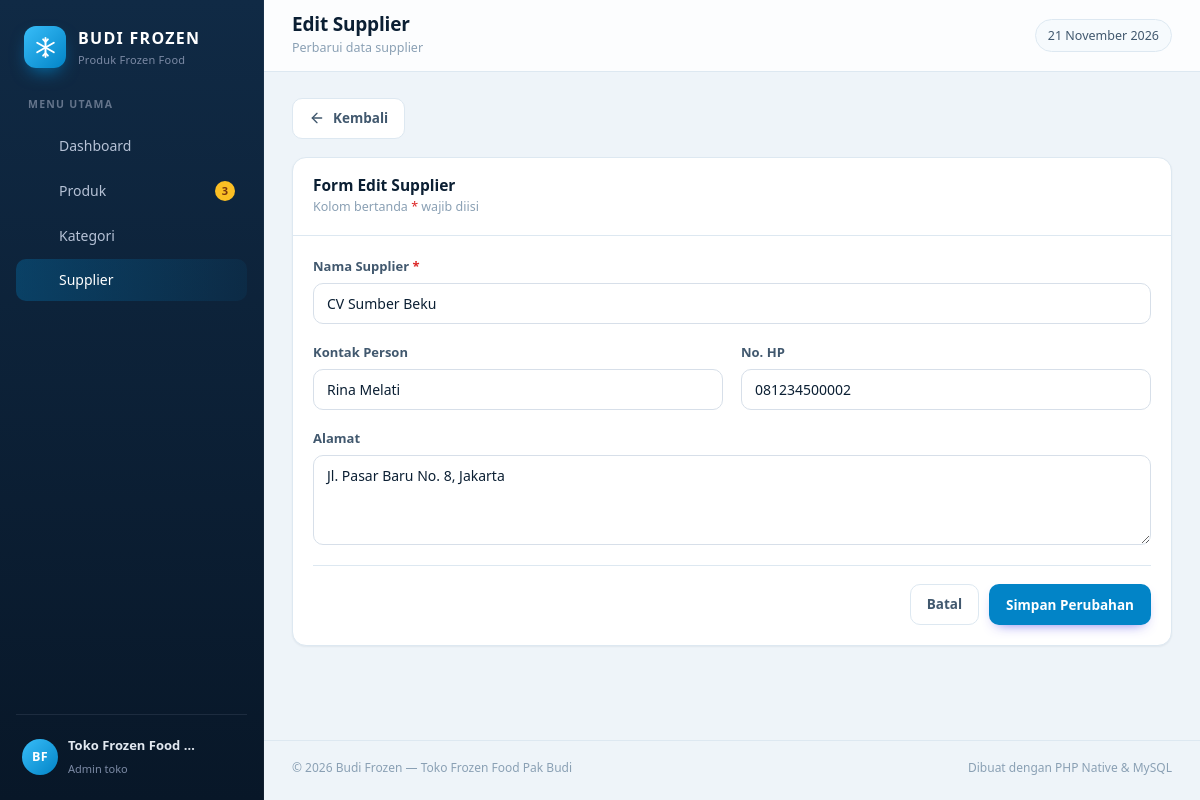
/supplier/form.php?id=2, run on the app's committed database.
### tables this page shows
CREATE TABLE supplier (
  id            INT UNSIGNED NOT NULL AUTO_INCREMENT,
  nama_supplier VARCHAR(100) NOT NULL,
  kontak_person VARCHAR(100) NULL,
  no_hp         VARCHAR(20) NULL,
  alamat        VARCHAR(255) NULL,
  dibuat        TIMESTAMP NOT NULL DEFAULT CURRENT_TIMESTAMP,
  PRIMARY KEY (id),
  UNIQUE KEY uq_supplier_nama (nama_supplier)
);

### includes/fungsi.php (called while the page is built, shortened)
<?php
function e(?string $text): string
{
    return htmlspecialchars((string) $text, ENT_QUOTES, 'UTF-8');
}
function url(string $path = ''): string
{
    return BASE_URL . '/' . ltrim($path, '/');
}

### supplier/form.php (the view, shortened to what this page needs)
<?php
require __DIR__ . '/../config/config.php';
$id     = (int) ($_GET['id'] ?? 0);
$isEdit = $id > 0;
$data = [
    'nama_supplier' => '',
    'kontak_person' => '',
    'no_hp'         => '',
    'alamat'        => '',
];
if ($isEdit) {
    $stmt = $pdo->prepare('SELECT * FROM supplier WHERE id = :id LIMIT 1');
    $stmt->execute(['id' => $id]);
    $supplier = $stmt->fetch();
    $data = $supplier;
}
$errors = [];
require __DIR__ . '/../includes/header.php';
?>
<div class="page-actions">
    <a class="btn btn-outline" href="<?= url('supplier/index.php') ?>">
        <svg viewBox="0 0 24 24" fill="none" stroke="currentColor" stroke-width="2" stroke-linecap="round" stroke-linejoin="round"><line x1="19" y1="12" x2="5" y2="12"/><polyline points="12 19 5 12 12 5"/></svg>
        Kembali
    </a>
</div>
<div class="card">
    <div class="card-head">
        <div>
            <h2><?= $isEdit ? 'Form Edit Supplier' : 'Form Supplier Baru' ?></h2>
            <p>Kolom bertanda <span style="color: var(--danger)">*</span> wajib diisi</p>
        </div>
    </div>
    <div class="card-body">
        <form method="post" action="<?= url('supplier/form.php' . ($isEdit ? '?id=' . $id : '')) ?>" novalidate>
            <div class="form-grid">
                <div class="form-group full">
                    <label class="form-label" for="nama_supplier">Nama Supplier <span class="req">*</span></label>
                    <input class="form-control <?= isset($errors['nama_supplier']) ? 'is-invalid' : '' ?>" type="text" id="nama_supplier" name="nama_supplier"
                           value="<?= e((string) $data['nama_supplier']) ?>" maxlength="100" placeholder="Contoh: PT Frozen Nusantara" required>
                </div>
                <div class="form-group">
                    <label class="form-label" for="kontak_person">Kontak Person</label>
                    <input class="form-control" type="text" id="kontak_person" name="kontak_person"
                           value="<?= e((string) $data['kontak_person']) ?>" maxlength="100" placeholder="Nama penanggung jawab">
                </div>
                <div class="form-group">
                    <label class="form-label" for="no_hp">No. HP</label>
                    <input class="form-control <?= isset($errors['no_hp']) ? 'is-invalid' : '' ?>" type="text" id="no_hp" name="no_hp"
                           value="<?= e((string) $data['no_hp']) ?>" maxlength="20" placeholder="Contoh: 081234567890">
                </div>
                <div class="form-group full">
                    <label class="form-label" for="alamat">Alamat</label>
                    <textarea class="form-control" id="alamat" name="alamat" maxlength="255"
                              placeholder="Alamat lengkap supplier"><?= e((string) $data['alamat']) ?></textarea>
                </div>
            </div>
            <div class="form-actions">
                <a class="btn btn-outline" href="<?= url('supplier/index.php') ?>">Batal</a>
                <button class="btn btn-primary" type="submit"><?= $isEdit ? 'Simpan Perubahan' : 'Simpan Supplier' ?></button>
            </div>
        </form>
    </div>
</div>
<?php require __DIR__ . '/../includes/footer.php'; ?>

### assets/css/style.css (style rules this page uses)
:root { --bg: #eef4f9; --surface: #ffffff; --surface-2: #f6fafd; --border: #dde8f1; --text: #0b1f33; --text-soft: #41586e; --text-muted: #8aa0b4; --primary: #0284c7; --primary-dark: #0369a1; --primary-soft: #e0f2fe; --success: #059669; --success-soft: #ecfdf5; --warning: #d97706; --warning-soft: #fffbeb; --danger: #dc2626; --danger-soft: #fef2f2; --sidebar: #0b1f33; --sidebar-soft: #14304b; --radius: 14px; --radius-sm: 9px; --shadow-sm: 0 1px 2px rgba(11, 31, 51, .06); --shadow: 0 10px 30px -12px rgba(11, 31, 51, .2); --sidebar-w: 264px; }
* { box-sizing: border-box; }
html, body { margin: 0; padding: 0; }
body { font-family: "Segoe UI", system-ui, -apple-system, "Helvetica Neue", Arial, sans-serif; background: var(--bg); color: var(--text); font-size: 14.5px; line-height: 1.55; -webkit-font-smoothing: antialiased; }
a { color: var(--primary); text-decoration: none; }
h1, h2, h3, h4 { margin: 0; line-height: 1.25; font-weight: 700; }
p { margin: 0; }
svg { display: block; }
.card { background: var(--surface); border: 1px solid var(--border); border-radius: var(--radius); box-shadow: var(--shadow-sm); }
.card-head { display: flex; align-items: center; gap: 14px; padding: 18px 20px; border-bottom: 1px solid var(--border); }
.card-head h2 { font-size: 15.5px; }
.card-head p { font-size: 12.5px; color: var(--text-muted); margin-top: 2px; }
.card-body { padding: 20px; }
.page-actions { display: flex; flex-wrap: wrap; align-items: center; gap: 10px; margin-bottom: 18px; }
.btn { display: inline-flex; align-items: center; justify-content: center; gap: 8px; padding: 9px 16px; border-radius: 10px; border: 1px solid transparent; font-size: 13.5px; font-weight: 600; font-family: inherit; cursor: pointer; transition: background .15s ease, border-color .15s ease, color .15s ease, box-shadow .15s ease; white-space: nowrap; text-decoration: none; }
.btn svg { width: 16px; height: 16px; }
.btn-primary { background: var(--primary); color: #fff; box-shadow: 0 6px 14px -8px rgba(79, 70, 229, .9); }
.btn-outline { background: var(--surface); border-color: var(--border); color: var(--text-soft); }
.form-grid { display: grid; grid-template-columns: repeat(2, minmax(0, 1fr)); gap: 18px; }
.form-group { display: flex; flex-direction: column; gap: 7px; }
.form-group.full { grid-column: 1 / -1; }
.form-label { font-size: 13px; font-weight: 600; color: var(--text-soft); }
.form-label .req { color: var(--danger); }
.form-control { width: 100%; padding: 10px 13px; border: 1px solid #d7dfe9; border-radius: 10px; background: #fff; font-size: 14px; font-family: inherit; color: var(--text); transition: border-color .15s ease, box-shadow .15s ease; appearance: none; }
textarea.form-control { min-height: 90px; resize: vertical; }
.form-actions { display: flex; justify-content: flex-end; gap: 10px; padding-top: 18px; margin-top: 20px; border-top: 1px solid var(--border); }

### data on the page
supplier: nama_supplier "CV Sumber Beku", kontak_person "Rina Melati", no_hp "081234500002", alamat "Jl. Pasar Baru No. 8, Jakarta"

### other printed values
$item['label'] "Dashboard"
$item['label'] "Produk"
$notifStok "3"
$item['label'] "Kategori"
$item['label'] "Supplier"
TOKO_NAMA "Toko Frozen Food…"
$pageTitle "Edit Supplier"
$pageSubtitle "Perbarui data supplier"
APP_NAME "Budi Frozen"
TOKO_NAMA "Toko Frozen Food Pak Budi"
